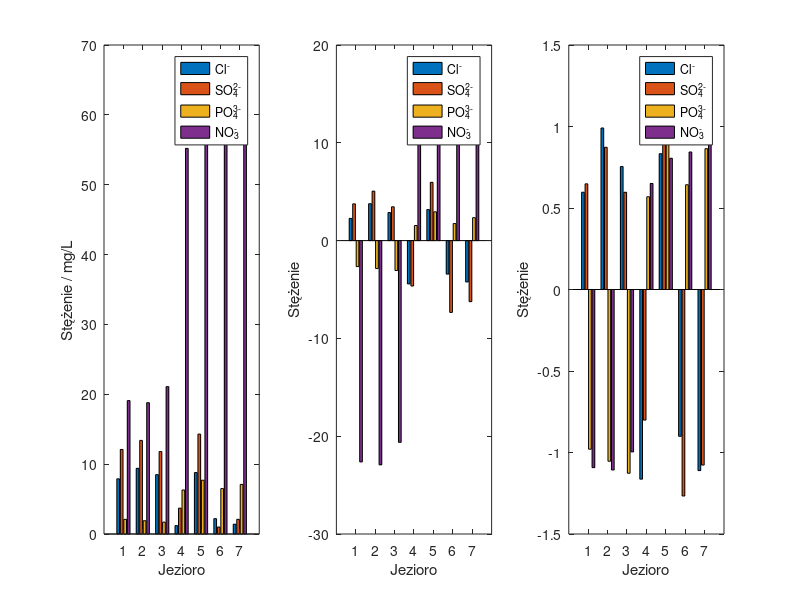

Here is the MATLAB script that generated this plot: (Note: this script raises an error after producing the figure.)
clear; % usuwanie wszystkich zmiennych z przestrzeni roboczej Matlaba
close all; % zamykanie wszystkich rysunków i wykresów
load('jezioro.mat'); % wczytywanie danych z pliku jezioro.mat

%% 

jony={'Cl^-', 'SO_4^{2-}', 'PO_4^{3-}', 'NO_3^{-}'}; % definiowanie nazw jonów
figure; %1
subplot(1,3,1);
bar(jezioro); % wykres słupkowy
legend(jony); % legenda
xlabel('Jezioro');
ylabel('Stężenie / mg/L');

subplot(1,3,2);
bar(jezioro-mean(jezioro)); % centrowanie
legend(jony);
xlabel('Jezioro');
ylabel('Stężenie');

subplot(1,3,3);
bar(zscore(jezioro)); %standaryzacja
legend(jony);
xlabel('Jezioro');
ylabel('Stężenie'); 

%% 

nazwyjezior={'j1','j2','j3','j4','j5','j6','j7'};
figure; %2
spider_plot(jezioro, ...
    'AxesLabels', {'Cl^-', 'SO_4^{2-}', 'PO_4^{3-}', 'NO_3^{-}'}, ...
     'Color', [1, 0, 0;1, 0, 0;1, 0, 0;0, 1, 0;1, 0, 1;0, 1, 0;0, 1, 0;]);
legend(nazwyjezior, 'Location', 'Best');

%% 

typ={'1' '1' '1' '2' '3' '2' '2'}';

figure; %3
gplotmatrix(jezioro,[], [], [], [], [], [], [], jony,jony);

%%

figure; %4
gplotmatrix(jezioro,[], typ, [], [], [], [], [], jony, jony);

%%

figure; %5
gplotmatrix(jezioro,[],typ,'brg',[], [], [], 'hist',jony);

%%

figure; %6
gplotmatrix(jezioro,[],typ,'brg',[], [], [], 'variable',jony);

%%

figure; %7
glyphplot(jezioro,'glyph', 'face','obslabels',nazwyjezior,'grid',[1,7]);
box on;

%%

figure; %8
glyphplot(jezioro,'obslabels',nazwyjezior,'grid',[1,7]);
box on;

%%

figure; %9
X=zscore(jezioro); %autoskalowanie
Z = linkage(X, 'ward','euclidean'); % analiza skupień
h=dendrogram(Z, 0, 'ColorThreshold',2,'Orientation','top','Labels', nazwyjezior);
% wyświetlenie schematu dendrogramu
set(h,'LineWidth',2) % grubość linii = 2
xlabel('lake');
ylabel('distance');
box on;

%%

clustergram(jezioro, 'Standardize', 'Column', 'RowLabels', nazwyjezior, 'ColumnLabels', jony); %10


%%

figure; % rysowanie wykresu osypiska %11
X=zscore(jezioro); %autoskalowanie
[COEF, LT, EX] = pcacov(cov(X)); % w EX zwraca % opisywanej zmienności
bar(EX);
xlabel('Numer PC');
ylabel('% opisywanej zmienności');
box on;
grid on;

%%

figure; %12
[COEF, XSPCA, LT] = pca(X); % wykonanie PCA, w XSPCA zwraca wartości głównych składowych
gscatter(XSPCA(:,2), XSPCA(:,3), typ, 'brg'); % rzut na PC1/PC2
xlabel('PC2');
ylabel('PC3');
